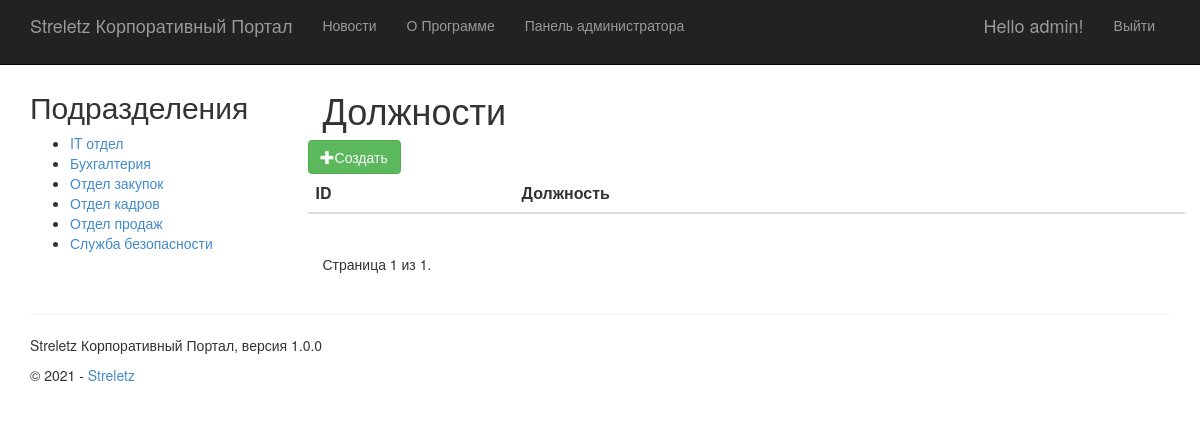
Screenshot of /adminpanel/position (signed in) with the database file from the repository.
### app/models.py (models this page shows, shortened)
class Department(models.Model):
    name = models.CharField(max_length=255, unique=True, verbose_name="Название")
    description = models.TextField(null=True, verbose_name="Описание")
    class Meta:
        verbose_name = "Подразделение"
        verbose_name_plural = "Подразделения"

### app/adminpanel/position/views.py (the view)
# urls.py: path('adminpanel/position', admin_position_views.PositionListView.as_view(), name='positions'),
class PositionListView(ListView):
    title = 'Должности'
    model = Position
    template_name = 'adminpanel/position/index.html'
    context_object_name = 'positions'
    ordering = ['name']
    paginate_by = settings.APP_ADMINPANEL_PAGINATE_BY
    def get_context_data(self, **kwargs):
        ctx = super(PositionListView, self).get_context_data(**kwargs)
        ctx['title'] = self.title
        ctx['app_name'] = APP_NAME
        ctx['version'] = VERSION
        ctx['year'] = YEAR
        return ctx

### app/ui_modules/department_menu.py (called while the page is built)
@register.inclusion_tag(
    '../templates/app/ui_modules/department_menu.html')
def department_menu():
    departments = Department.objects.all().order_by('name')
    return {'departments': departments}

### app/templates/adminpanel/position/index.html (shortened to what this page needs)
﻿{% extends "app/layout.html" %}
{% block content %}
    <div class="row">
        <div class="col-md-12">
            <h1>Должности</h1>
        </div>
    </div>
    <div class="row">
        <a class="btn btn-success" href="{% url 'create_position' %}"><span class="glyphicon glyphicon-plus"></span>Создать</a>
    </div>
    <div class="row">
        <table class="table table-hover">
            <thead>
            <tr>
                <th scope="col">ID</th>
                <th scope="col">Должность</th>
            </tr>
            </thead>
        </table>
    </div>
    <div class="pagination">
    <span class="step-links">
        <span class="current">
            Страница {{ page_obj.number }} из {{ page_obj.paginator.num_pages }}.
        </span>
    </span>
    </div>
{% endblock %}

### app/templates/app/loginpartial.html (shortened to what this page needs)
{% if user.is_authenticated %}
<form id="logoutForm" action="/logout/" method="post" class="navbar-right">
    <ul class="nav navbar-nav navbar-right">
        <li><span class="navbar-brand">Hello {{ user.username }}!</span></li>
        <li><a href="javascript:document.getElementById('logoutForm').submit()">Выйти</a></li>
    </ul>
</form>
{% else %}
<ul class="nav navbar-nav navbar-right">
    <li><a href="{% url 'login' %}">Войти</a></li>
</ul>
{% endif %}

### app/templates/app/ui_modules/department_menu.html
<h2>
    Подразделения
</h2>
<ul>
    {% for d in departments %}
        <li><a href="{% url 'department_content_view' id=d.id %}">{{ d.name }}</a></li>
    {% endfor %}
</ul>

### app/static/app/content/site.css (style rules this page uses)
body { padding-top: 50px; padding-bottom: 20px; }

### rows the page displays
Department: name "IT отдел"
Department: name "Бухгалтерия"
Department: name "Отдел закупок"
Department: name "Отдел кадров"
Department: name "Отдел продаж"
Department: name "Служба безопасности"

### other values shown
{{ app_name }} "Streletz Корпоративный Портал"
{{ user.username }} "admin"
{{ page_obj.number }} "1"
{{ page_obj.paginator.num_pages }} "1"
{{ version }} "1.0.0"
{{ year }} "2021"
